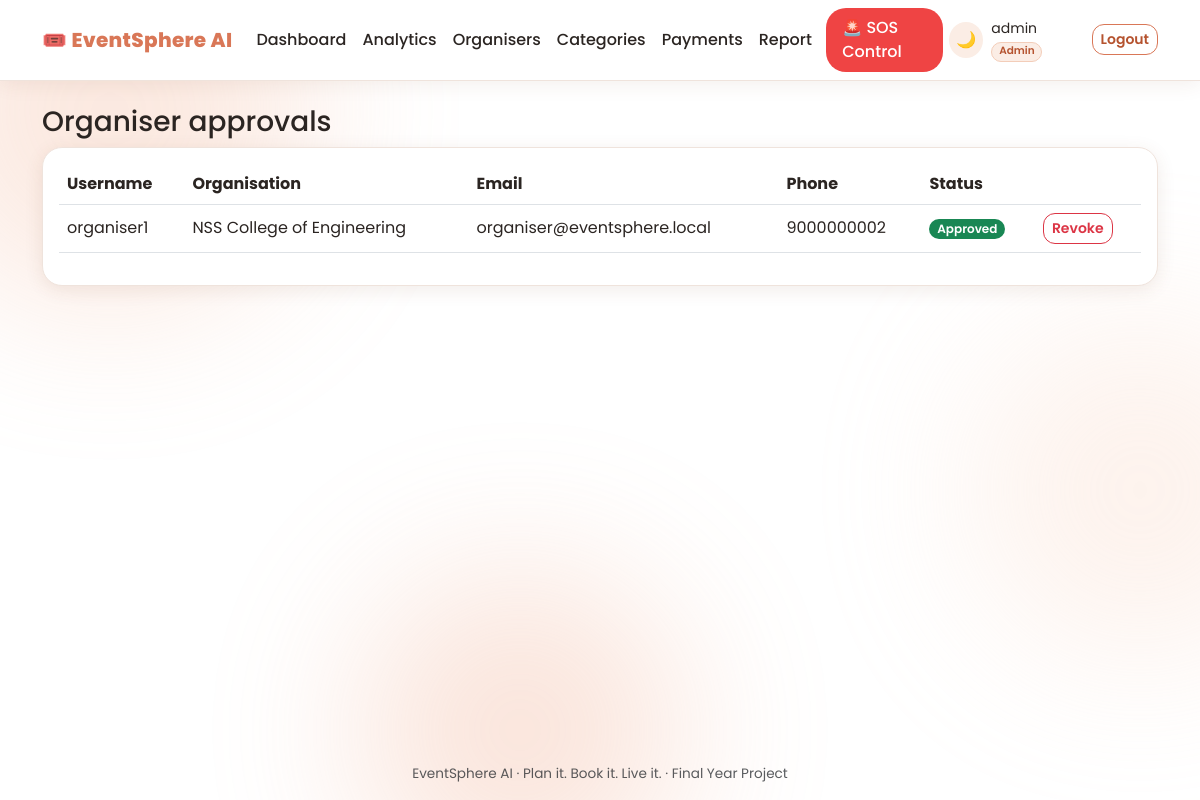
Page /panel/organisers/ (signed in) on the committed database.
### core/models.py (models this page shows, shortened)
class User(AbstractUser):
    ADMIN, ORGANISER, ATTENDEE = 'ADMIN', 'ORGANISER', 'ATTENDEE'
    ROLE_CHOICES = [(ADMIN, 'Admin'), (ORGANISER, 'Event Organiser'), (ATTENDEE, 'Attendee')]
    role = models.CharField(max_length=10, choices=ROLE_CHOICES, default=ATTENDEE)
    phone = models.CharField(max_length=15, blank=True)
    organisation = models.CharField('College / Company / Club', max_length=120, blank=True)
    is_approved = models.BooleanField(default=True)   # organisers need admin approval
    is_verified = models.BooleanField(default=False)  # OTP verified
    location = models.CharField(max_length=80, blank=True)
    interests = models.ManyToManyField(Category, blank=True)
    preferred_type = models.CharField(max_length=10, blank=True,
                                      choices=[('', 'Any'), ('FREE', 'Free events'), ('PAID', 'Paid events')])
    @property
    def display_name(self):
        return self.get_full_name() or self.username

### core/views.py (the view)
# urls.py: path('panel/organisers/', v.admin_organisers, name='admin_organisers'),
@role_required('ADMIN')
def admin_organisers(request):
    return render(request, 'admin_panel/organisers.html', {'organisers': User.objects.filter(role='ORGANISER', is_verified=True).order_by('is_approved', '-date_joined')})

### core/context.py (called while the page is built)
def sos(request):
    u = request.user
    if not u.is_authenticated:
        return {}
    if u.role == 'ADMIN':
        return {'sos_open': SOSAlert.objects.exclude(status='RESOLVED').count()}
    if u.role == 'ORGANISER':
        return {'sos_open': SOSAlert.objects.filter(event__organiser=u).exclude(status='RESOLVED').count()}
    return {}

### templates/admin_panel/organisers.html
{% extends 'base.html' %}{% block content %}<h3>Organiser approvals</h3><div class="card p-3 reveal"><table class="table align-middle"><thead><tr><th>Username</th><th>Organisation</th><th>Email</th><th>Phone</th><th>Status</th><th></th></tr></thead>
{% for o in organisers %}<tr><td>{{ o.username }}</td><td>{{ o.organisation }}</td><td>{{ o.email }}</td><td>{{ o.phone }}</td><td>{% if o.is_approved %}<span class="badge bg-success">Approved</span>{% else %}<span class="badge bg-warning text-dark">Pending</span>{% endif %}</td>
<td><form method="post" action="{% url 'admin_organiser_action' o.pk 'approve' %}" class="d-inline">{% csrf_token %}{% if not o.is_approved %}<button class="btn btn-sm btn-success">Approve</button>{% endif %}</form>
<form method="post" action="{% url 'admin_organiser_action' o.pk 'reject' %}" class="d-inline">{% csrf_token %}{% if o.is_approved %}<button class="btn btn-sm btn-outline-danger">Revoke</button>{% endif %}</form></td></tr>
{% empty %}<tr><td colspan="6" class="text-muted">No organiser registrations yet.</td></tr>{% endfor %}</table></div>{% endblock %}

### templates/base.html (shortened to what this page needs)
{% load static %}<!doctype html>
<html lang="en" data-bs-theme="light"><head><meta charset="utf-8"><meta name="viewport" content="width=device-width, initial-scale=1">
<link href="https://cdn.jsdelivr.net/npm/bootstrap@5.3.3/dist/css/bootstrap.min.css" rel="stylesheet">
<link href="{% static 'css/style.css' %}" rel="stylesheet">
</head>
<body {% if user.is_authenticated and user.role == 'ORGANISER' or user.is_authenticated and user.role == 'ADMIN' %}data-feed="{% url 'sos_feed' %}" data-control="{% url 'sos_control' %}"{% endif %}>
<div class="bg-blobs"><span></span><span></span></div><div id="toasts"></div>
<nav class="navbar navbar-expand-lg navbar-light"><div class="container">
  <a class="navbar-brand" href="{% url 'home' %}"><span class="logo">🎟️</span> EventSphere AI</a>
  <div class="collapse navbar-collapse" id="nv">
   <ul class="navbar-nav me-auto align-items-lg-center">
    {% if user.is_authenticated %}
      {% if user.role == 'ADMIN' %}
        <li class="nav-item"><a class="nav-link" href="{% url 'admin_dashboard' %}">Dashboard</a></li>
        <li class="nav-item"><a class="nav-link" href="{% url 'admin_analytics' %}">Analytics</a></li>
        <li class="nav-item"><a class="nav-link" href="{% url 'admin_organisers' %}">Organisers</a></li>
        <li class="nav-item"><a class="nav-link" href="{% url 'admin_categories' %}">Categories</a></li>
        <li class="nav-item"><a class="nav-link" href="{% url 'admin_payments' %}">Payments</a></li>
        <li class="nav-item"><a class="nav-link" href="{% url 'admin_report_csv' %}">Report</a></li>
        <li class="nav-item"><a class="nav-link nav-sos px-3" href="{% url 'sos_control' %}">🚨 SOS Control <span class="sos-badge" {% if not sos_open %}style="display:none"{% endif %}>{{ sos_open }}</span></a></li>
      {% endif %}
    {% else %}<li class="nav-item"><a class="nav-link" href="{% url 'home' %}">Events</a></li>{% endif %}
   </ul>
   <div class="d-flex align-items-center gap-2">
    <button id="themeBtn" class="theme-btn" title="Dark / light mode">🌙</button>
    {% if user.is_authenticated %}<span class="small d-none d-md-inline">{{ user.display_name }} <span class="badge badge-soft">{{ user.get_role_display }}</span></span>
      <form method="post" action="{% url 'logout' %}">{% csrf_token %}<button class="btn btn-outline-brand btn-sm">Logout</button></form>
    {% else %}<a class="btn btn-outline-brand btn-sm" href="{% url 'login' %}">Login</a><a class="btn btn-brand btn-sm" href="{% url 'register' %}">Register</a>{% endif %}
   </div></div></div></nav>
<main class="container py-4">
  {% block content %}{% endblock %}
</main>
<footer class="text-center text-muted py-3">EventSphere AI · Plan it. Book it. Live it. · Final Year Project</footer>
</body></html>

### static/css/style.css (style rules this page uses)
:root { --brand: #D97757; --brand2: #C6613F; --pink: #E9946F; --brand-dark: #B5532F; --brand-soft: #FBEDE5; --bg: #FFFFFF; --card: #FFFFFF; --soft: #FBF5F1; --text: #2B2522; --line: #EFE3DC; --nav-bg: #FFFFFF; --bs-primary: #D97757; --bs-primary-rgb: 217, 119, 87; --bs-link-color: #C6613F; --bs-link-color-rgb: 198, 97, 63; --bs-link-hover-color: #B5532F; --bs-link-hover-color-rgb: 181, 83, 47; --bs-primary-bg-subtle: #FBEDE5; --bs-primary-text-emphasis: #8F4426; --bs-primary-border-subtle: #F3CDB9 }
* { scroll-behavior: smooth }
body { font-family: 'Poppins', system-ui, sans-serif; background: var(--bg); color: var(--text); min-height: 100vh; display: flex; flex-direction: column; overflow-x: hidden; transition: background .4s, color .4s }
main { flex: 1; position: relative; z-index: 1 }
a { text-decoration: none }
.bg-blobs { position: fixed; inset: 0; z-index: 0; overflow: hidden; pointer-events: none }
.bg-blobs span { position: absolute; border-radius: 50%; filter: blur(80px); opacity: .3; animation: float 18s ease-in-out infinite }
.bg-blobs span:nth-child(2) { width: 340px; height: 340px; background: #F9D5C2; top: 40%; right: -110px; animation-delay: -6s }
.bg-blobs span:nth-child(3) { width: 320px; height: 320px; background: #EFA687; bottom: -90px; left: 30%; animation-delay: -12s }
.navbar { background: var(--nav-bg); border-bottom: 1px solid var(--line); box-shadow: 0 4px 18px rgba(120, 70, 40, .08); position: sticky; top: 0; z-index: 50 }
.navbar-brand { font-weight: 800; letter-spacing: .3px; color: var(--brand) !important }
.navbar .nav-link { color: var(--text) }
.navbar .nav-link.nav-sos { color: #fff }
.navbar-brand .logo { display: inline-block; animation: wiggle 3s ease-in-out infinite }
.nav-link { position: relative; font-weight: 500 }
.nav-link::after { content: ''; position: absolute; left: 50%; bottom: 2px; width: 0; height: 2px; background: var(--brand); transition: .3s; transform: translateX(-50%) }
.nav-sos { background: #ef4444; border-radius: 20px; margin: 0 .4rem; animation: sosPulse 1.6s infinite }
.theme-btn { background: var(--brand-soft); border: 0; color: var(--text); border-radius: 50%; width: 36px; height: 36px; transition: .3s }
.card { border: 0; border-radius: 20px; box-shadow: 0 4px 18px rgba(120, 70, 40, .10); transition: transform .35s cubic-bezier(.2, .8, .2, 1), box-shadow .35s; background: var(--card); backdrop-filter: blur(8px); overflow: hidden; color: var(--text) }
.btn { border-radius: 12px; font-weight: 600; transition: all .25s; position: relative; overflow: hidden }
.badge { border-radius: 20px; font-weight: 600 }
.table>:not(caption)>*>* { background: transparent; color: var(--text) }
.table tbody tr { transition: background .2s }
.reveal { opacity: 0; transform: translateY(34px); transition: opacity .7s ease, transform .7s cubic-bezier(.2, .8, .2, 1) }
.reveal.show { opacity: 1; transform: none }
footer { font-size: .85rem; position: relative; z-index: 1 }
a { color: var(--bs-link-color) }
.btn-outline-brand { color: var(--brand-dark); border: 1.5px solid var(--brand); background: transparent }
.badge-soft { background: var(--brand-soft); color: var(--brand-dark); border: 1px solid #F3CDB9 }
.card { border: 1px solid var(--line) }

### rows in the picture
User: display_name "admin", role "Admin"
User: username "organiser1", organisation "NSS College of Engineering", email "organiser@eventsphere.local", phone "9000000002", is_approved "Approved"
